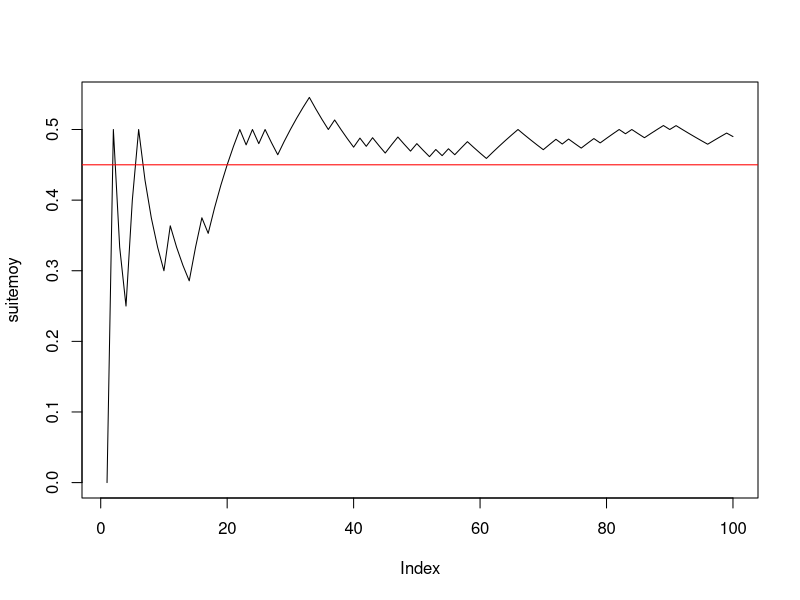
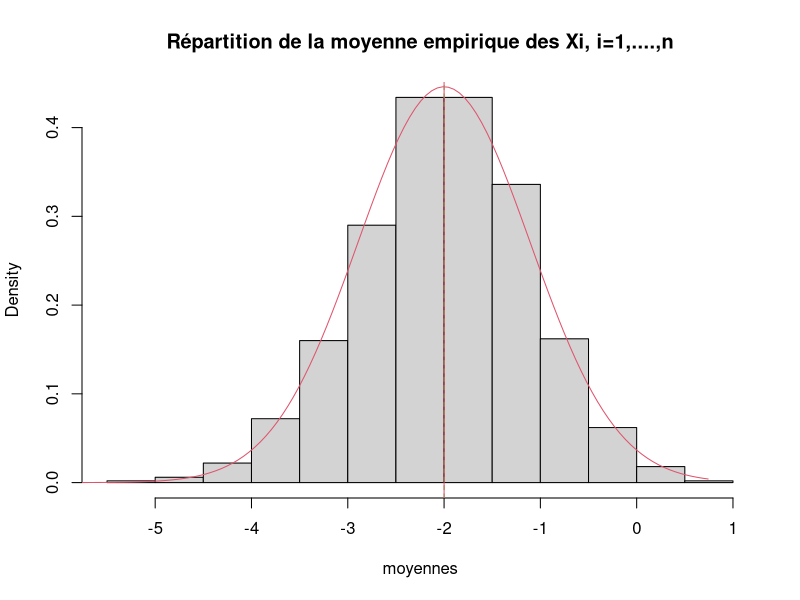
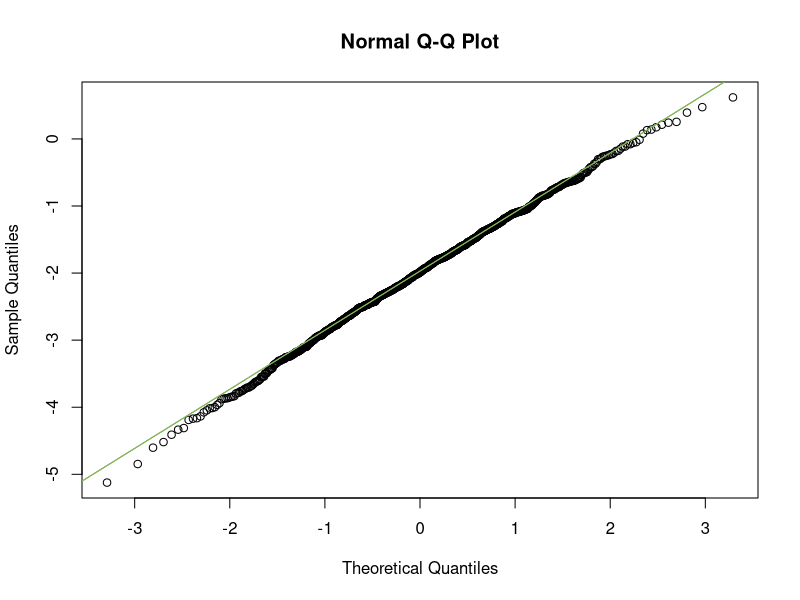
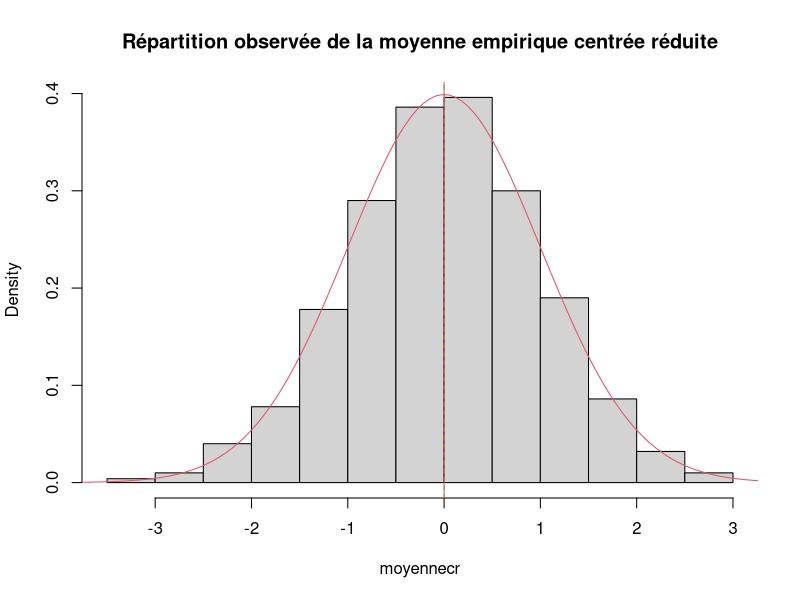
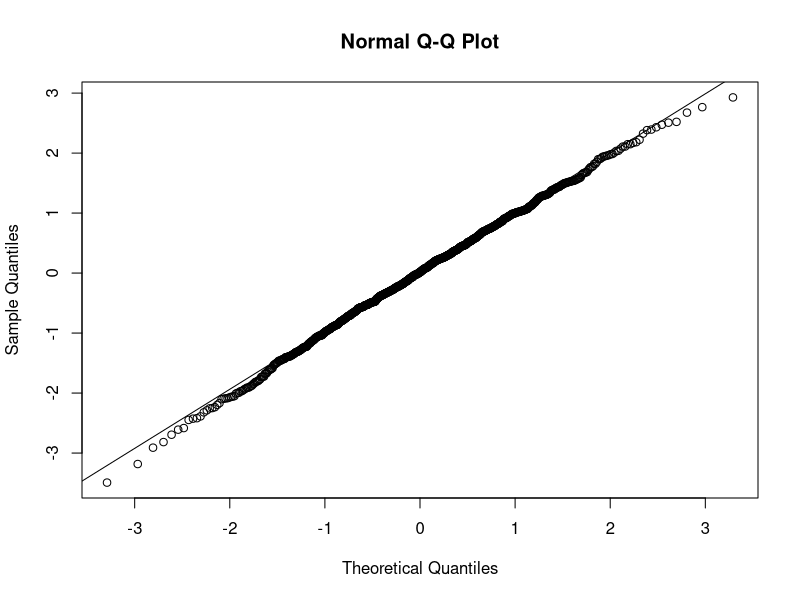
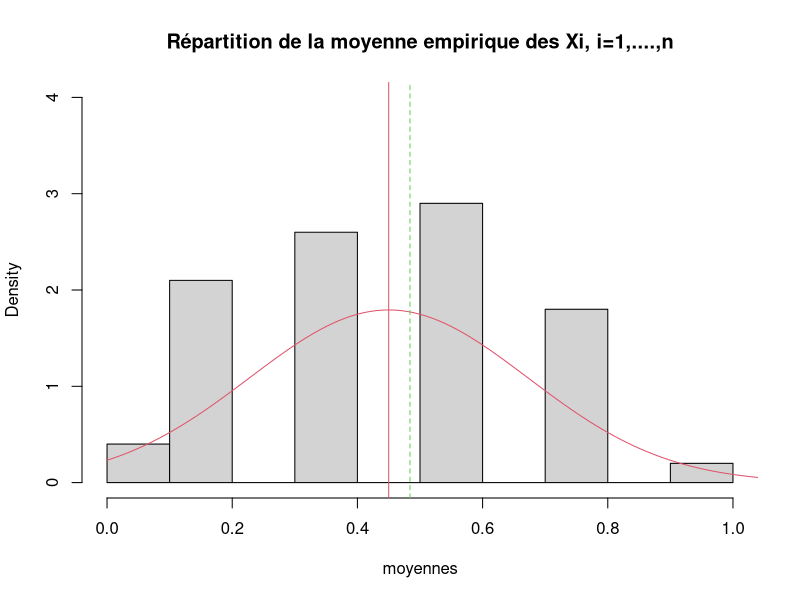
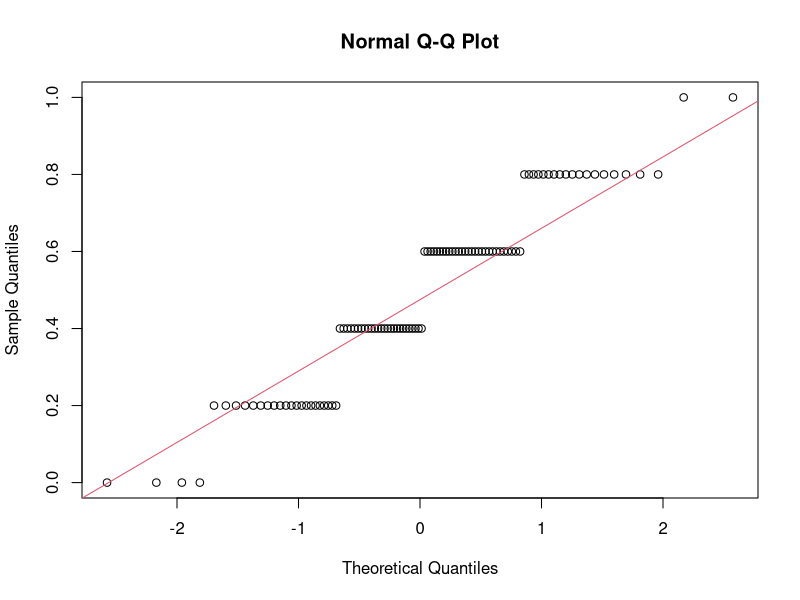
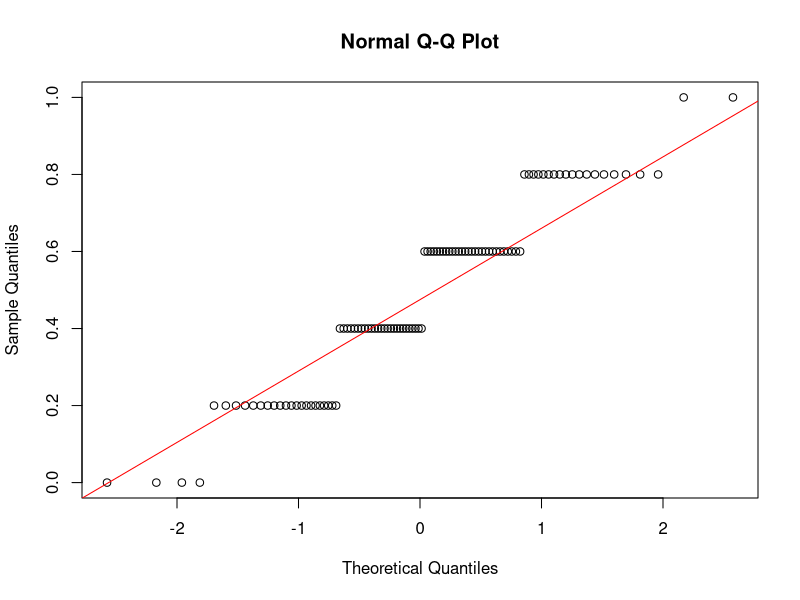

Reproduce these figures in R, in order.
#
# Question 1
n <- 100
p <- 0.45
x <- rbinom(n, 1, p)

# Question 2
cumsum(x)
taille <- 1:n
suitemoy <- cumsum(x) / taille
#--------question 3------------
plot(suitemoy, type = "l")
abline(h = p, col = "red")


#------------Exercice 3------------------------

#---------question 1--------------------------
mu <- -2
sigma <- 2
n <- 5
x <- rnorm(n, mu, sigma)
moyx <- mean(x)

#---------question 2--------------------------
y <- rnorm(n, mu, sigma)
moyy <- mean(y)
rbind(x, y) -> M
rowMeans(M)

#---------question 3--------------------------
N <- 1000
Mdata <- matrix(rnorm(n * N, mu, sigma), ncol = n, byrow = T)
dim(Mdata)


#---------question 4--------------------------
rowMeans(Mdata) -> moyennes
apply(Mdata, MARGIN = 1, mean)

#---------question 5--------------------------
mean(moyennes)
sd(moyennes) * sqrt((length(moyennes) - 1) / length(moyennes))
sd(moyennes)

#---------question 6--------------------------
hist(moyennes, prob = T, main = "Répartition de la moyenne empirique des Xi, i=1,....,n") # la répartition observée de Xbar_n
(abs <- seq(1.2 * min(moyennes), 1.2 * max(moyennes), (max(moyennes) - min(moyennes)) / 100))
points(abs, dnorm(abs, mu, sigma / sqrt(n)), col = 2, type = "l")
abline(v = mean(moyennes), col = 3, lty = "dashed") # moyenne de l'échantillon
abline(v = mu, col = 2) # moyenne théorique mu de la loi de Xbar
# belle adéquation de l'échantillon à la normale, que l'on peut verifier avec dte de Henry
qqnorm(moyennes) # les points sont presque alignés la loi de Xbar_n est donc bien normale
qqline(moyennes, col = 2) # autour de la droite rouge qui passe par les deux points
# (1er quartile theo de la centrée réduite,1er quartile empirique) et
# (3ieme quartile theo de la centrée réduite,3ieme quartile empirique)
# mean(echantillon) et écart-type empirique sd(échantillon)*sqrt((n-1)/n). e
# En effet si on ajoute la droite passant par ces deux points elle se confond
# avec qqline. droite de Henry

(x1 <- qnorm(0.25))
(x2 <- qnorm(0.75))
(y1 <- quantile(moyennes, 0.25, type = 1))
(y2 <- quantile(moyennes, 0.75, type = 1))
abline(y1 - (y2 - y1) * x1 / (x2 - x1), (y2 - y1) / (x2 - x1), col = 3) # droite de Henry

#----------question 7-------------------------
moyennecr <- sqrt(n) * (moyennes - mu) / sigma
hist(moyennecr, prob = T, main = "Répartition observée de la moyenne empirique centrée réduite")
(abscr <- seq(1.2 * min(moyennecr), 1.2 * max(moyennecr), (max(moyennecr) - min(moyennecr)) / 100))
points(abscr, dnorm(abscr), col = 2, type = "l")
abline(v = mean(moyennecr), col = 3, lty = "dashed") # moyenne empirique de l'échantillon
abline(v = 0, col = 2) # moyenne théorique  de la loi normale centrée réduite

qqnorm(moyennecr)
qqline(moyennecr) # droite de Henry

#-----------question 8------------
n <- 50
# puis réexecuter les lignes 67 à 107 : la loi reste gaussienne mais
# l'écart-type de Xbarn est plus petit avec n=50 qu'avec n=2
sd(moyennes)
sigma / sqrt(n)

n <- 2
# puis réexecuter les lignes 67 à 107 : LA LOI EST TOUJOURS GAUSSIENNE MEME AVEC n PETIT
# C'EST UNE PROPRIETES CARACTÉRISTIQUE DE LA LOI NORMALE MAIS QUI NE S'APPLIQUE PAS AUX AUTRES
# LOIS COMME PAR EX A LA BERNOULLI ==> VOIR EXO SUIVANT
sd(moyennes)
# l'écart type empirique est EN REVANCHE plus faible avec n=2 qu'avec n=50 :
# normal il estime sigma/sqrt(n) or :
sigma / sqrt(n)

#####################################################################################
# CE QU'IL FAUT RETENIR DE CET EXERCICE : LA LOI DE XBAR EST GAUSSIENNE SI L'ÉCHANTILLON EST
# GAUSSIEN ET DE TAILLE QUELCONQUE n. LE RESULTAT DU THEOREME CENTRAL LIMITE EST VRAI DANS CE CAS
# POUR TOUT n ET PAS SEULEMENT POUR n GRAND
###################################################################################

###################################################
#------------Exercice 4------------------------
###################################################

#---------question 1--------------------------
p <- 0.45
n <- 5
N <- 100
rm(Mdata) # efface l'objet précedemment créé Mdata

Mdata <- matrix(rbinom(n * N, 1, p), ncol = n, byrow = T) # N échantillons de taille n disposés en lignes
dim(Mdata) # dimension de la matrice N lignes et n colonnes

(rowMeans(Mdata) -> moyennes) # calcule les moyennes pour les N, n-échantillons tirés.


mean(moyennes) # moyenne empirique des N réalisations de Xbar_n
sd(moyennes) * sqrt((length(moyennes) - 1) / length(moyennes)) # ecart-type empirique
sd(moyennes) # écart-type estimé sans biais = ecart-type empirique corrigé

#---------histogramme de xbar_n--------------------------
hist(moyennes, prob = T, ylim = c(0, max(dnorm(p, p, sqrt(p * (1 - p) / n)), 4)), main = "Répartition de la moyenne empirique des Xi, i=1,....,n") # la répartition observée de Xbar_n
(abs <- seq(.8 * min(moyennes), 1.2 * max(moyennes), (max(moyennes) - min(moyennes)) / 100))
points(abs, dnorm(abs, p, sqrt(p * (1 - p) / n)), col = 2, type = "l")
abline(v = mean(moyennes), col = 3, lty = "dashed") # moyenne de l'échantillon
abline(v = p, col = 2) # moyenne théorique mu de la loi de Xbar
qqnorm(moyennes) # vraiment pas gaussien !
qqline(moyennes, col = 2)
# AUCUNE ADEQUATION  de l'échantillon à la normale CAR n EST TROP PETIT ET LE TCL N'EST
# PAS VERIFIE. ON REFAIT LA SIMUL AVEC n=200 :

n <- 200
# puis réeéxuter les lignes 142 à 161

# EUREKA CA MARCHE BEAUCOUP MIEUX ET ON A BIEN UNE REPARTITION GAUSSIENNE CAR n EST SUFFISAMMENT GRAND POUR
# QUE LE TCL SOIT VERIFIE !
######################################

qqnorm(moyennes)
qqline(moyennes, col = "red")

# Si on augmente N on améliore l'estimation de la densité de Xbarn par l'histogramme
# des N réalisations de Xbarn mais si n est petit on n'observe pas un histogramme
# ressemblant à une gaussienne puisque le TCL ne s'applique que si n est assez grand.
# Essayer avec
N <- 1000
n <- 4
# puis lignes 142 à 159.
N <- 1000
n <- 100
# puis lignes 142 à 159.
